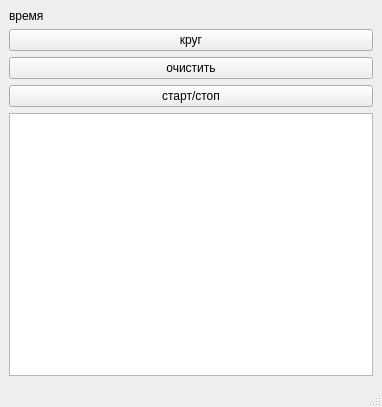
<?xml version="1.0" encoding="UTF-8"?>
<ui version="4.0">
 <class>MainWindow</class>
 <widget class="QMainWindow" name="MainWindow">
  <property name="geometry">
   <rect>
    <x>0</x>
    <y>0</y>
    <width>382</width>
    <height>407</height>
   </rect>
  </property>
  <property name="windowTitle">
   <string>MainWindow</string>
  </property>
  <widget class="QWidget" name="centralwidget">
   <layout class="QGridLayout" name="gridLayout">
    <item row="0" column="0">
     <widget class="QLabel" name="timeLabel2">
      <property name="text">
       <string>время</string>
      </property>
     </widget>
    </item>
    <item row="1" column="0">
     <widget class="QPushButton" name="lapButton">
      <property name="text">
       <string>круг</string>
      </property>
     </widget>
    </item>
    <item row="2" column="0">
     <widget class="QPushButton" name="clearButton">
      <property name="text">
       <string>очистить</string>
      </property>
     </widget>
    </item>
    <item row="3" column="0">
     <widget class="QPushButton" name="startStopButton">
      <property name="text">
       <string>старт/стоп</string>
      </property>
     </widget>
    </item>
    <item row="4" column="0">
     <widget class="QTextBrowser" name="textBrowser"/>
    </item>
   </layout>
  </widget>
  <widget class="QMenuBar" name="menubar">
   <property name="geometry">
    <rect>
     <x>0</x>
     <y>0</y>
     <width>382</width>
     <height>22</height>
    </rect>
   </property>
  </widget>
  <widget class="QStatusBar" name="statusbar"/>
 </widget>
 <resources/>
 <connections/>
</ui>
